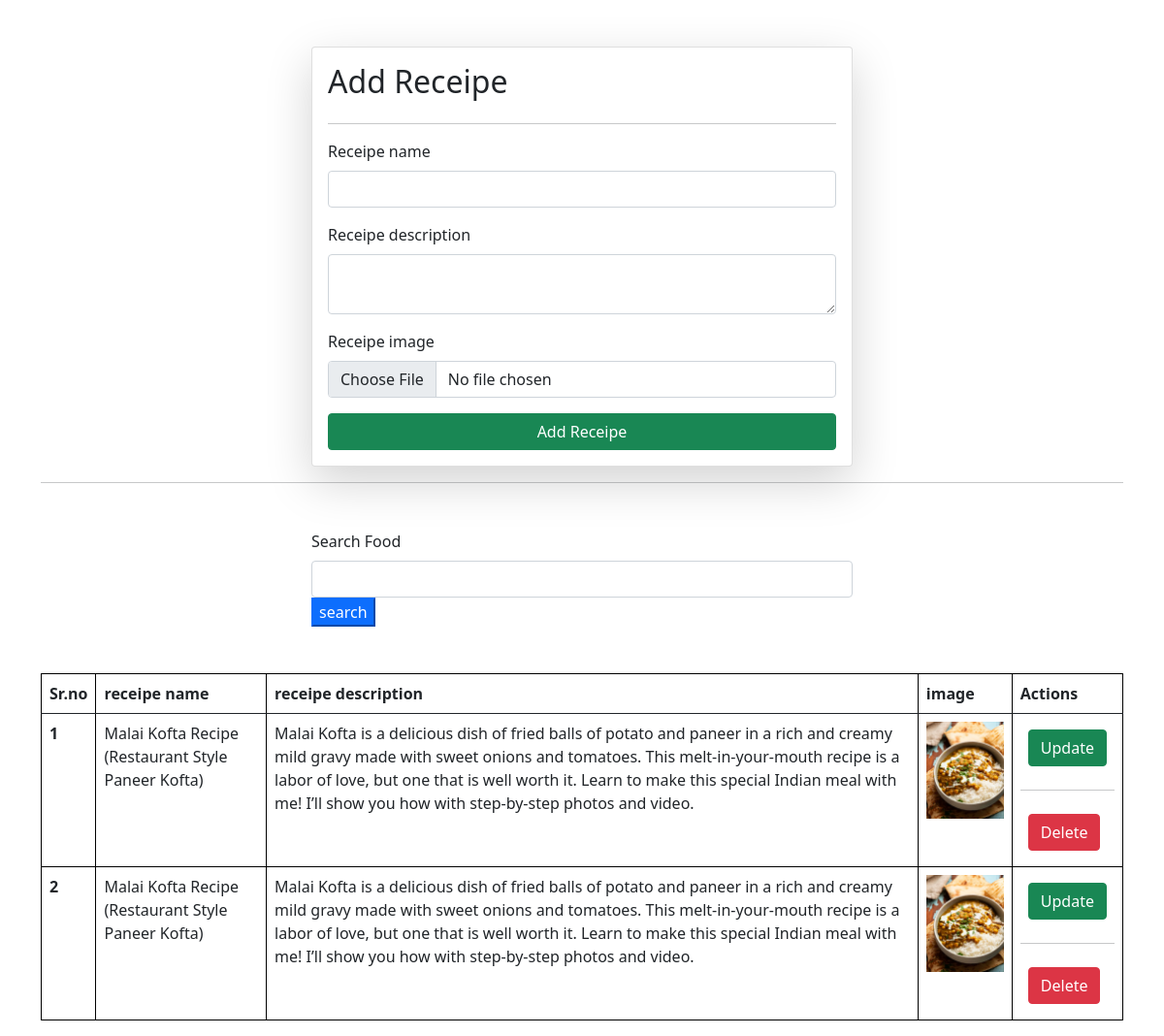
Screenshot of /receipes/ with the database file from the repository.
### vege/models.py (models this page shows, shortened)
class Receipe(models.Model):
    receipe_name = models.CharField(max_length=100)
    receipe_description = models.TextField()
    receipe_image = models.ImageField(upload_to="receipe")
    user = models.ForeignKey(User, on_delete=models.SET_NULL, null=True, blank=True)

### vege/views.py (the view, shortened to what this page needs)
# urls.py: path('receipes/',receipes ,name="receipes"),
def receipes(req):
    queryset=Receipe.objects.all()
    if req.GET.get('search'):
            queryset=queryset.filter(receipe_name__icontains=req.GET.get('search'))
    context={'receipes':queryset}
    return render(req,"receipes.html",context)

### vege/templates/receipes.html (shortened to what this page needs)
{% extends "base.html" %}
{% block start %}
<div class="container mt-5">
    <form class="col-6 mx-auto card p-3 shadow-lg" method="post" enctype="multipart/form-data">
        <h2>Add Receipe</h2> <hr>
  <div class="mb-3">
    <label for="exampleInputEmail1" class="form-label">Receipe name</label>
    <input name="receipe_name" type="text" required class="form-control">
  </div>
  <div class="mb-3">
    <label for="exampleInputPassword1"  class="form-label">Receipe description</label>
   <textarea class="form-control" name="receipe_description" id="" required></textarea>
  </div>
   <div class="mb-3">
    <label for="exampleInputPassword1"  class="form-label">Receipe image</label>
     <input name="receipe_image" type="file" class="form-control">
  </div>
  <button type="submit" class="btn btn-primary btn-success">Add Receipe</button>
</form>
<hr>
<div class="mt-5">
  <div class="mx-auto col-6">
    <form action="">
        <div class="mb-3">
      <label for="exampleInputEmail1" class="form-label">Search Food</label>
    <input name="search" value="{{receipe.receipe_name}}" type="text"  class="form-control">
      <button type="submit" class="btn-primary">search</button>
    </div>
    </form>
  </div>
  </div>
<table class="table mt-5">
  <thead>
    <tr>
      <th scope="col">Sr.no</th>
      <th scope="col">receipe name</th>
      <th scope="col">receipe description</th>
      <th scope="col">image</th>
      <th scope="col"> Actions</th>
    </tr>
  </thead>
  <tbody>
    {% for receipe in receipes %}
    <tr>
      <th scope="row"> {{forloop.counter}} </th>
      <td>{{receipe.receipe_name}}</td>
      <td>{{receipe.receipe_description}}</td>
      <td>
        <img src="/media/{{receipe.receipe_image}} "alt="image" style="height: 100px;">
        <td>
          <a href="/update-receipe/{{receipe.id}}/" class="btn btn-success m-2 ">Update</a>
          <hr>
          <a href="/delete-receipe/{{receipe.id}}/" class="btn btn-danger m-2">Delete</a>
        </td>
      </td>
    </tr>
    {% endfor%}
  </tbody>
</table>
</div>
{% endblock %}

### home/templates/base.html (shortened to what this page needs)
<!DOCTYPE html>
<html lang="en">
<head>
     <link href="https://cdn.jsdelivr.net/npm/bootstrap@5.0.2/dist/css/bootstrap.min.css" rel="stylesheet">
</head >
<body>
  {% block start%}{% endblock %}
</body>
</html>

### home/templates/base.html (style rules this page uses)
table { border-collapse: collapse; }
table, th, td { border: 1px solid black; }

### rows the page displays
Receipe: receipe_name "Malai Kofta Recipe (Restaurant Style Paneer Kofta)", receipe_description "Malai Kofta is a delicious dish of fried balls of potato and paneer in a rich and creamy mild gravy made with sweet onions and tomatoes. This melt-in-your-mouth recipe is a labor of love, but one that is well worth it. Learn to make this special Indian meal with me! I’ll show you how with step-by-step photos and video.", receipe_image (picture)
Receipe: receipe_name "Malai Kofta Recipe (Restaurant Style Paneer Kofta)", receipe_description "Malai Kofta is a delicious dish of fried balls of potato and paneer in a rich and creamy mild gravy made with sweet onions and tomatoes. This melt-in-your-mouth recipe is a labor of love, but one that is well worth it. Learn to make this special Indian meal with me! I’ll show you how with step-by-step photos and video.", receipe_image (picture)
